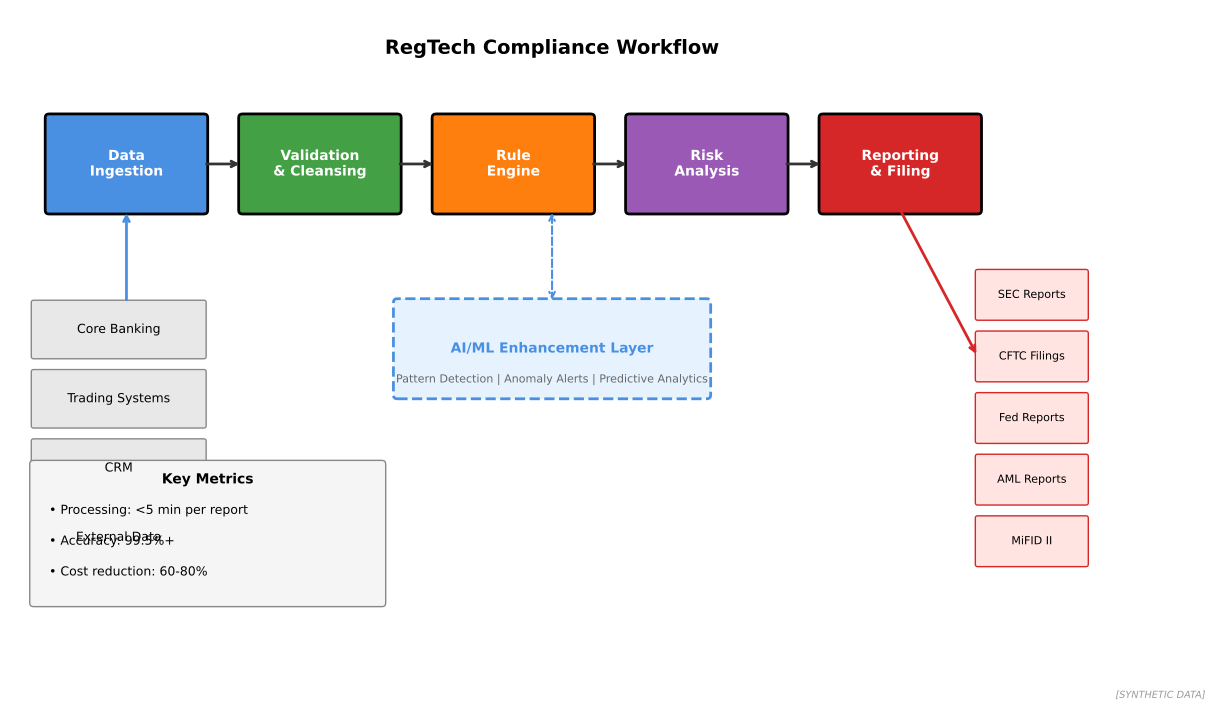

Write Python code to recreate this figure.
"""
RegTech Compliance Workflow
End-to-end compliance automation

Output: regtech_workflow.pdf
Module: module_04_trad_finance
Lesson: 43 - RegTech Compliance
"""

from pathlib import Path
import matplotlib.pyplot as plt
import matplotlib.patches as mpatches
import numpy as np

CHART_METADATA = {
    'title': 'RegTech Workflow',
    'module': 'module_04_trad_finance',
    'lesson': 43,
    'url': 'https://github.com/Digital-AI-Finance/digital-finance/tree/main/module_04_trad_finance/figures/regtech_workflow'
}

plt.rcParams.update({'font.size': 10, 'axes.labelsize': 10})

def create_chart():
    fig, ax = plt.subplots(figsize=(14, 8))
    ax.set_xlim(0, 14)
    ax.set_ylim(0, 8)
    ax.axis('off')

    # Workflow stages
    stages = [
        ('Data\nIngestion', 1.5, 6, '#4A90E2'),
        ('Validation\n& Cleansing', 4, 6, '#44A044'),
        ('Rule\nEngine', 6.5, 6, '#FF7F0E'),
        ('Risk\nAnalysis', 9, 6, '#9B59B6'),
        ('Reporting\n& Filing', 11.5, 6, '#D62728'),
    ]

    # Draw stages
    for name, x, y, color in stages:
        rect = mpatches.FancyBboxPatch((x-1, y-0.6), 2, 1.2,
                                        boxstyle="round,pad=0.05",
                                        facecolor=color, edgecolor='black', linewidth=2)
        ax.add_patch(rect)
        ax.text(x, y, name, ha='center', va='center', fontsize=10,
                fontweight='bold', color='white')

    # Arrows between stages
    for i in range(len(stages)-1):
        ax.annotate('', xy=(stages[i+1][1]-1, stages[i+1][2]),
                   xytext=(stages[i][1]+1, stages[i][2]),
                   arrowprops=dict(arrowstyle='->', lw=2, color='#333333'))

    # Data sources (bottom left)
    sources = ['Core Banking', 'Trading Systems', 'CRM', 'External Data']
    for i, src in enumerate(sources):
        rect = mpatches.FancyBboxPatch((0.3, 3.5-i*0.9), 2.2, 0.7,
                                        boxstyle="round,pad=0.03",
                                        facecolor='#E8E8E8', edgecolor='#888888')
        ax.add_patch(rect)
        ax.text(1.4, 3.85-i*0.9, src, ha='center', va='center', fontsize=9)

    # Arrow from sources to ingestion
    ax.annotate('', xy=(1.5, 5.4), xytext=(1.5, 4.2),
               arrowprops=dict(arrowstyle='->', lw=2, color='#4A90E2'))

    # Regulatory outputs (right side)
    outputs = ['SEC Reports', 'CFTC Filings', 'Fed Reports', 'AML Reports', 'MiFID II']
    for i, out in enumerate(outputs):
        rect = mpatches.FancyBboxPatch((12.5, 4-i*0.8), 1.4, 0.6,
                                        boxstyle="round,pad=0.03",
                                        facecolor='#FFE4E1', edgecolor='#D62728')
        ax.add_patch(rect)
        ax.text(13.2, 4.3-i*0.8, out, ha='center', va='center', fontsize=8)

    # Arrow from reporting to outputs
    ax.annotate('', xy=(12.5, 3.5), xytext=(11.5, 5.4),
               arrowprops=dict(arrowstyle='->', lw=2, color='#D62728'))

    # ML/AI enhancement box
    ml_box = mpatches.FancyBboxPatch((5, 3), 4, 1.2,
                                      boxstyle="round,pad=0.05",
                                      facecolor='#E6F3FF', edgecolor='#4A90E2', linewidth=2, linestyle='--')
    ax.add_patch(ml_box)
    ax.text(7, 3.6, 'AI/ML Enhancement Layer', ha='center', va='center',
            fontsize=10, fontweight='bold', color='#4A90E2')
    ax.text(7, 3.2, 'Pattern Detection | Anomaly Alerts | Predictive Analytics',
            ha='center', va='center', fontsize=8, color='#666666')

    # Arrows to/from ML layer
    ax.annotate('', xy=(7, 4.2), xytext=(7, 5.4),
               arrowprops=dict(arrowstyle='<->', lw=1.5, color='#4A90E2', linestyle='--'))

    # Title and metrics
    ax.text(7, 7.5, 'RegTech Compliance Workflow', ha='center', va='center',
            fontsize=14, fontweight='bold')

    # Key metrics box
    metrics_box = mpatches.FancyBboxPatch((0.3, 0.3), 4.5, 1.8,
                                           boxstyle="round,pad=0.05",
                                           facecolor='#F5F5F5', edgecolor='#888888')
    ax.add_patch(metrics_box)
    ax.text(2.55, 1.9, 'Key Metrics', ha='center', va='center', fontsize=10, fontweight='bold')
    metrics = ['Processing: <5 min per report', 'Accuracy: 99.5%+', 'Cost reduction: 60-80%']
    for i, m in enumerate(metrics):
        ax.text(0.5, 1.5-i*0.4, f'• {m}', ha='left', va='center', fontsize=9)

    fig.text(0.98, 0.02, '[SYNTHETIC DATA]', fontsize=7, color='#999999', ha='right', style='italic')

    output_path = Path(__file__).parent / 'regtech_workflow.pdf'
    plt.savefig(output_path, format='pdf', dpi=300, bbox_inches='tight')
    plt.close()
    print(f"Chart saved to: {output_path}")
    return output_path

if __name__ == '__main__':
    create_chart()
